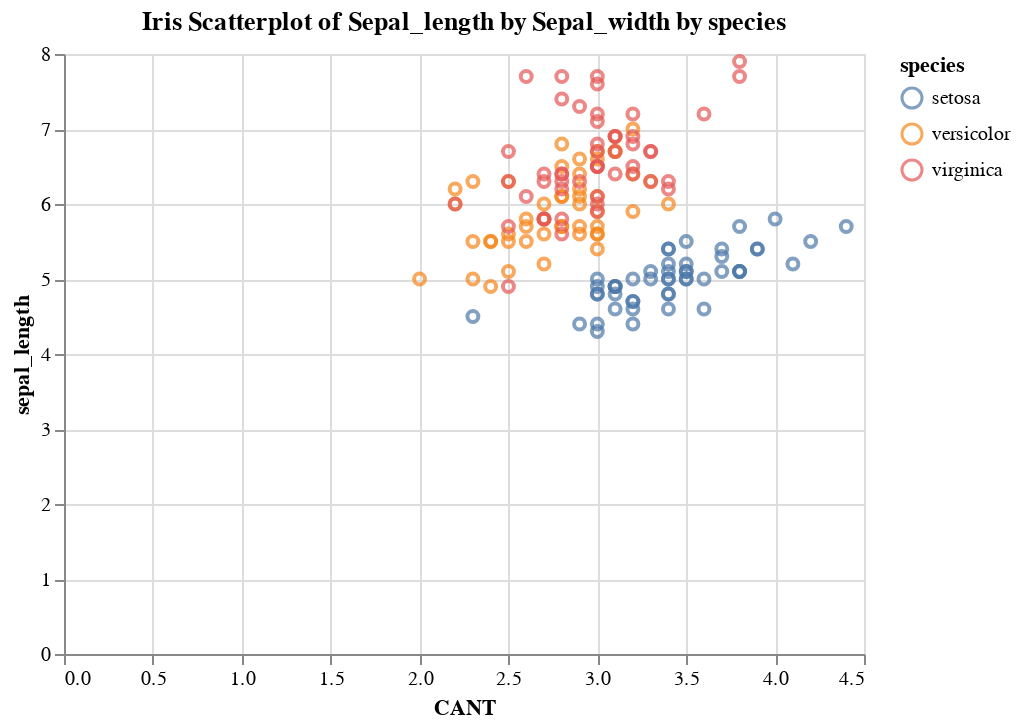

Notebook code cell kept with this figure:
### Code cell
alt.Chart(iris).mark_point().encode(
  x= alt.X("sepal_width" , title= "CANT"),
  y="sepal_length",
  color = "species"
).properties(title= "Iris Scatterplot of Sepal_length by Sepal_width by species")

### Figure 1 — Vega-Lite specification as saved in the notebook (floating-point values rounded to 4 significant figures; data arrays with more than 128 entries replaced by an {"elided": "..."} marker saying what was removed)
{"config": {"view": {"continuousWidth": 400, "continuousHeight": 300}}, "data": {"name": "data-55d68bef01494dfb0cf7e3a0f8ee0f5a"}, "mark": "point", "encoding": {"color": {"field": "species", "type": "nominal"}, "x": {"field": "sepal_width", "title": "CANT", "type": "quantitative"}, "y": {"field": "sepal_length", "type": "quantitative"}}, "title": "Iris Scatterplot of Sepal_length by Sepal_width by species", "$schema": "https://vega.github.io/schema/vega-lite/v4.17.0.json", "datasets": {"data-55d68bef01494dfb0cf7e3a0f8ee0f5a": {"elided": "150 records"}}}
